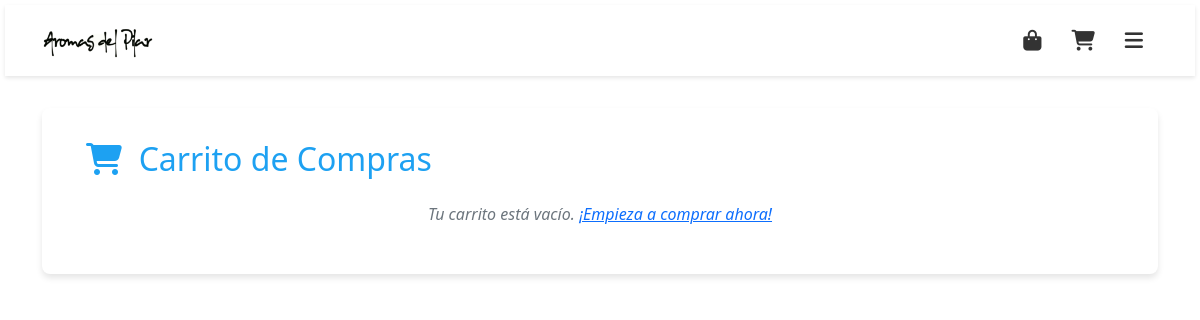
/pedidos/carrito/ (signed in), run on an earlier commit of the app's database.
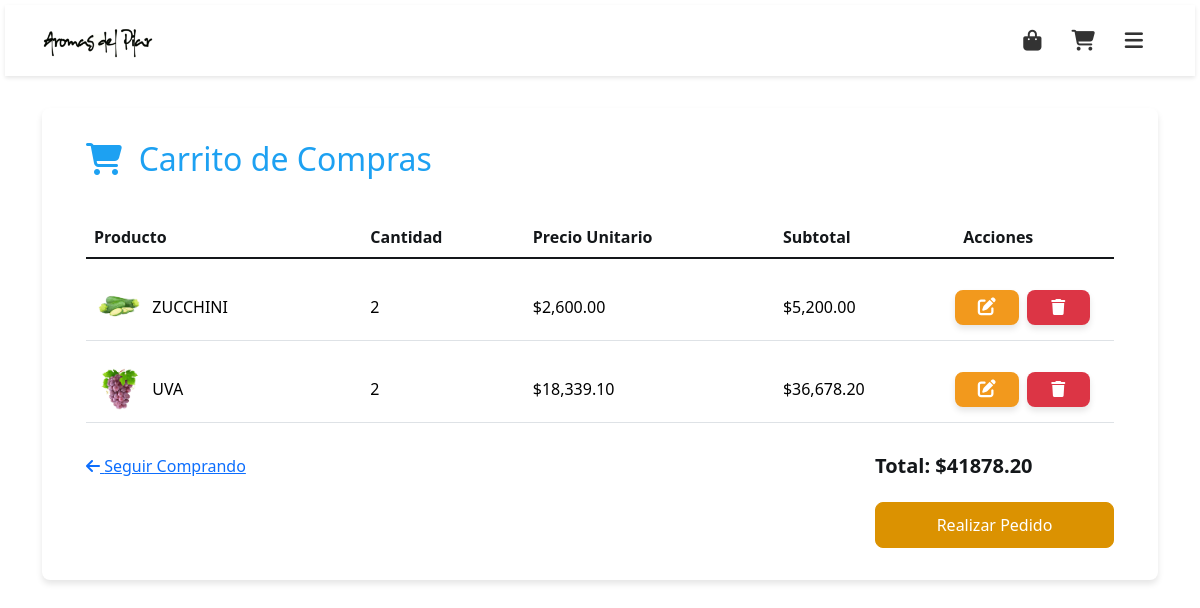
And on a later commit of the database.
### pedidos/models.py (models this page shows, shortened)
class ItemPedido(models.Model):
    pedido = models.ForeignKey(Pedido, on_delete=models.CASCADE, related_name='items')
    producto = models.ForeignKey(Producto, on_delete=models.CASCADE,null=True)
    producto_precio = models.ForeignKey(ProductoPrecio, on_delete=models.CASCADE,null=True)
    cantidad = models.PositiveIntegerField(default=1)
    precio_unitario = models.DecimalField(max_digits=25,decimal_places=2,blank=False,null=False,default=0)
    subtotal = models.DecimalField(max_digits=25,decimal_places=2,blank=False,null=False,default=0)
    def subtotal(self):
        return self.precio_unitario * self.cantidad

### inventario/models.py (models this page shows, shortened)
class Producto(models.Model):
    codigo = models.CharField(max_length=100,blank=True,null=True)
    nombre = models.CharField(max_length=100,blank=False,null=False)
    descripcion = models.CharField(max_length=200,blank=True,null=True)
    tipo = models.CharField(max_length=10, choices=TIPO_CHOICES, default='Simple')
    categoria = models.ForeignKey(Categoria, on_delete=models.SET_NULL, null=True, blank=True)
    cantidad = models.DecimalField(max_digits=20, decimal_places=2, default=1, blank=False, null=False)
    unidad_de_medida = models.CharField(max_length=50,choices=UNIDADES_DE_MEDIDA,blank=False,null=False,default="Unidades")
    costo_unitario = models.DecimalField(max_digits=20, decimal_places=2, default=0, blank=False, null=False)
    proveedor = models.ForeignKey(Proveedor, on_delete=models.SET_NULL, null=True, blank=True,verbose_name='Proveedor Ult. Compra')
    imagen = models.ImageField(
        max_length=255,
        upload_to='img/',
        blank=True,
        null=True,
        validators=[FileExtensionValidator(allowed_extensions=['jpg', 'jpeg', 'png', 'gif']), validate_image_size]
    )
    habilitar_venta = models.BooleanField(default=False)
    ultima_modificacion = models.DateTimeField(auto_now_add=True,blank=True,null=True)
    class Meta:
        verbose_name = 'producto'
        verbose_name_plural = '📦 Productos'

### pedidos/views.py (the view, shortened to what this page needs)
# urls.py: path('carrito/', carrito, name='carrito'),
@login_required
def carrito(request):
    try:
        cliente = Cliente.objects.get(usuario=request.user)
        if cliente.habilitado == False:
            return render(request, 'cuenta_suspendida.html')
    except Cliente.DoesNotExist:
        return render(request, 'cuenta_no_verificada.html')
    if request.method == 'GET':
        pedido, creado = Pedido.objects.get_or_create(cliente=cliente, estado='abierto')
        items = pedido.items.all()  # Obtener los ítems del pedido
        total = sum(item.subtotal() for item in items)  # Calcular total
        context = {
            'items': items,
            'total': total,
        }
        return render(request, 'carrito.html', context)

### front/templates/carrito.html (shortened to what this page needs)
{% extends "base.html" %}
{% load static %}
{% load humanize %}
{% block content %}
<div class="container cart-container">
    <div class="row contenedor-tabla">
        <div class="row">
            <h2 class="cart-title"><i class="fas fa-shopping-cart"></i>&nbsp; Carrito de Compras</h2>
            {% if items %}
                <div class="table-responsive">
                    <table class="table cart-table">
                        <thead>
                            <tr>
                                <th>Producto</th>
                                <th>Cantidad</th>
                                <th>Precio Unitario</th>
                                <th>Subtotal</th>
                                <th>Acciones</th>
                            </tr>
                        </thead>
                        <tbody>
                            {% for item in items %}
                                <tr>
                                    <td data-label="Producto">
                                        <div class="d-flex align-items-center">
                                            <img src="{% if item.producto.imagen %}{{ item.producto.imagen.url }}{% else %}{% static 'img/default.png' %}{% endif %}" alt="{{ item.producto.nombre }}" class="product-image-cart mr-3">
                                            <span>&nbsp; {{ item.producto.nombre }}</span>
                                        </div>
                                    </td>
                                    <td data-label="Cantidad">{{ item.cantidad|intcomma }}</td>
                                    <td data-label="Precio Unitario">${{ item.precio_unitario|intcomma }}</td>
                                    <td data-label="Subtotal">${{ item.subtotal|intcomma  }}</td>
                                    <td data-label="Acciones" class="justify-content-center">
                                        <div class="row w-100">
                                            <div class="col-6 p-1">
                                                <button class="edit-btn w-100" data-item-id="{{ item.id }}" data-current-quantity="{{ item.cantidad }}">
                                                    <i class="fas fa-edit"></i>
                                                </button>
                                            </div>
                                            <div class="col-6 p-1">
                                            <form method="POST" action="{% url 'carrito' %}" class="d-inline">
                                                <button type="submit" class="remove-btn w-100">
                                                    <i class="fas fa-trash"></i>
                                                </button>
                                            </form>
                                        </div>
                                    </div>
                                    </td>
                                </tr>
                            {% endfor %}
                        </tbody>
                    </table>
                </div>
            </div>
            <div class="row">
                <div class="col-12 col-md-9 mb-3 follow-button">
                    <a href="{% url 'productos' %}" >
                        <i class="fas fa-arrow-left mr-2"></i> Seguir Comprando
                    </a>
                </div>
                <div class="col-12 col-md-3 text-md-right">
                    <h4 class="cart-total pb-3">
                        Total: ${{ total }}
                    </h4>
                        <a href="#" class="btn btn-primary btn-order mt-2" id="confirmOrderButton">
                            Realizar Pedido
                        </a>
                </div>
            </div>
        {% else %}
            <p class="empty-cart">Tu carrito está vacío. <a href="{% url 'productos' %}">¡Empieza a comprar ahora!</a></p>
        {% endif %}
        </div>
</div>
{% endblock %}

### front/templates/base.html (shortened to what this page needs)
{% load static %}
<!DOCTYPE html>
<html lang="es">
<head>
    <link rel="stylesheet" href="{% static 'css/styles.css' %}">
    <link rel="stylesheet" href="{% static 'css/theme.css' %}">
    <link rel="stylesheet" href="{% static 'css/button_order_ok.css' %}">
    <link rel="stylesheet" href="{% static 'bootstrap/css/bootstrap.min.css' %}">
    <link rel="stylesheet" href="{% static 'fontawesome/css/all.min.css' %}">
</head>
<body>
    <div style="padding: 5px;">
        <nav class="navbar navbar-expand-lg navbar-light">
            <div class="container">
                <a class="navbar-brand" href="{% url 'home' %}">
                    <img src="{% static 'logo.png' %}" alt="Logo" >
                </a>
                <div class="d-flex align-items-center">
                    {% if request.user.is_authenticated %}
                        <a href="{% url 'productos' %}" class="nav-icon">
                            <i class="fas fa-shopping-bag"></i>
                        </a>
                        <a href="{% url 'carrito' %}" class="nav-icon">
                            <i class="fas fa-shopping-cart"></i>
                        </a>
                        <div class="dropdown">
                            <a href="#" class="nav-icon" id="navbarDropdown" role="button" data-bs-toggle="dropdown">
                                <i class="fas fa-bars"></i>
                            </a>
                        </div>
                    {% else %}
                    <a href="#" class="btn icon-btn text-success nav-icon" id="loginButton">
                        <i class="fas fa-sign-in-alt"></i>
                    </a>
                    {% endif %}
                </div>
            </div>
        </nav>
        <main class="container">
            {% block content %}
            {% endblock %}
    </div>
    </main>
</body>
</html>

### static/css/styles.css (style rules this page uses)
body { background-color: #f8f9fa; }
.navbar { background-color: #fff; box-shadow: 0 2px 4px rgba(0, 0, 0, 0.1); }
.navbar-brand img { height: 45px; }
.nav-icon { font-size: 1.3rem; color: #333; margin:0px 15px; }
.edit-btn { background-color: #ffc107; border: none; color: white; display: inline-flex; align-items: center; justify-content: center; border-radius: 10px; width: 35px; height: 35px; cursor: pointer; transition: background-color 0.3s ease, transform 0.2s ease; box-shadow: 0 4px 6px rgba(0, 0, 0, 0.1); }
.edit-btn i { font-size: 18px; }

### front/templates/carrito.html (style rules this page uses)
.cart-container { background-color: #ffffff; border-radius: 8px; box-shadow: 0 4px 6px rgba(0, 0, 0, 0.1); padding: 2rem; margin-top: 2rem; margin-bottom: 2rem; }
.cart-title { color: #1DA1F2; margin-bottom: 1.5rem; }
.cart-table { border-collapse: separate; border-spacing: 0 15px; }
.cart-table thead th { border-top: none; border-bottom: 2px solid ; color: #14171A; }
.cart-table tbody tr { transition: all 0.3s ease; }
.cart-table td { vertical-align: middle; }
.product-image-cart { width: 50px; height: 50px; object-fit: cover; border-radius: 4px; }
.cart-total { font-size: 1.25rem; font-weight: bold; color: #14171A; }
.btn-order, .btn-continue { font-size: 16px; padding: 10px 20px; border-radius: 8px; width: auto; min-width: 150px; transition: all 0.3s ease; display: flex; align-items: center; justify-content: center; gap: 8px; }
.btn-order { background-color: #db9201; border-color: #db9201; }
.remove-btn { background-color: #dc3545; border: none; color: white; display: inline-flex; align-items: center; justify-content: center; border-radius: 8px; width: 35px; height: 35px; cursor: pointer; transition: background-color 0.3s ease, transform 0.2s ease; box-shadow: 0 4px 6px rgba(0, 0, 0, 0.1); margin-right: 10px; }
.edit-btn i { font-size: 18px; }
.edit-btn { background-color: #f2991d; border: none; color: white; display: inline-flex; align-items: center; justify-content: center; border-radius: 8px; width: 35px; height: 35px; cursor: pointer; transition: background-color 0.3s ease, transform 0.2s ease; box-shadow: 0 4px 6px rgba(0, 0, 0, 0.1); margin-right: 10px; }
.btn { display: block; width: 100%; padding: 10px; border-radius: 8px; font-size: 16px; cursor: pointer; }
.contenedor-tabla { justify-content: center; }
@media (min-width: 768px) { .cart-table { display: table; } }

What changed in the data, as far as the page shows it:
added ItemPedido: producto.imagen (picture), producto.nombre "ZUCCHINI", cantidad "2", precio_unitario "2,600.00", subtotal "5,200.00"
added ItemPedido: producto.imagen (picture), producto.nombre "UVA", cantidad "2", precio_unitario "18,339.10", subtotal "36,678.20"
Also different on the page:
{{ total }}: (not shown) → "41878.20"
text no longer shown: "Tu carrito está vacío. ¡Empieza a comprar ahora!"
text now shown: "Producto Cantidad Precio Unitario Subtotal Acciones Seguir Comprando Total: $ Realizar Pedido"
